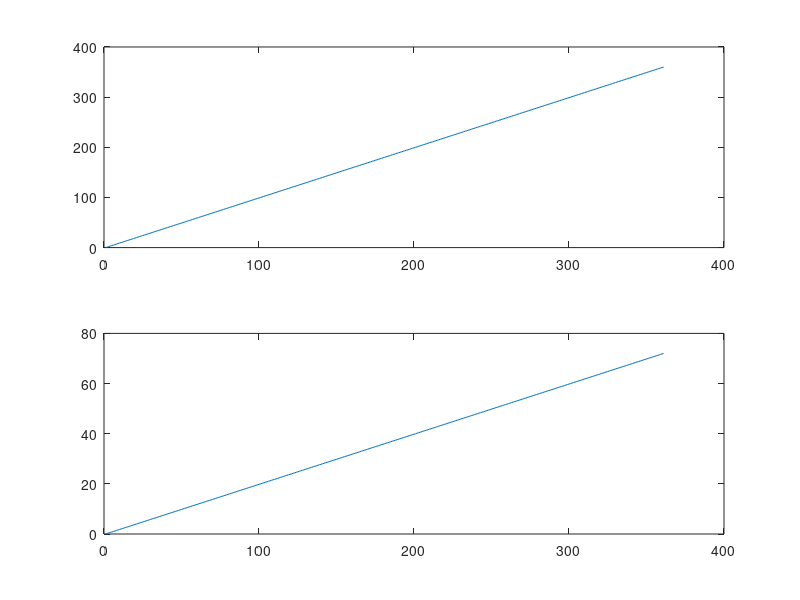

MATLAB code for this plot: (Note: this script raises an error after producing the figure.)
%% Servo driveline transmission and fault math model
t=0:1:360;       %time
t_0=100;            %time of fault
tetha_m=0:1:360;    %motor gear position angle
r_m=2;              %motor radius
tetha_l=0:1/5:360/5;     %load gear position angle
r_l=10;              %load radius   

subplot(2,1,1);
plot(tetha_m);

subplot(2,1,2);
plot(tetha_l);

%tetha_m*r_m=tetha_l*r_l

%%

%fault model functions u(t)+beta*dirac(t)
beta=1;             %fault indicator
u=heaviside(t);
d=(t==t_0);

y=u+(beta*d);

plot(t,y);

%%

out=y.*tetha_m*r_m;  %fault on the motor gear position

plot(out);


